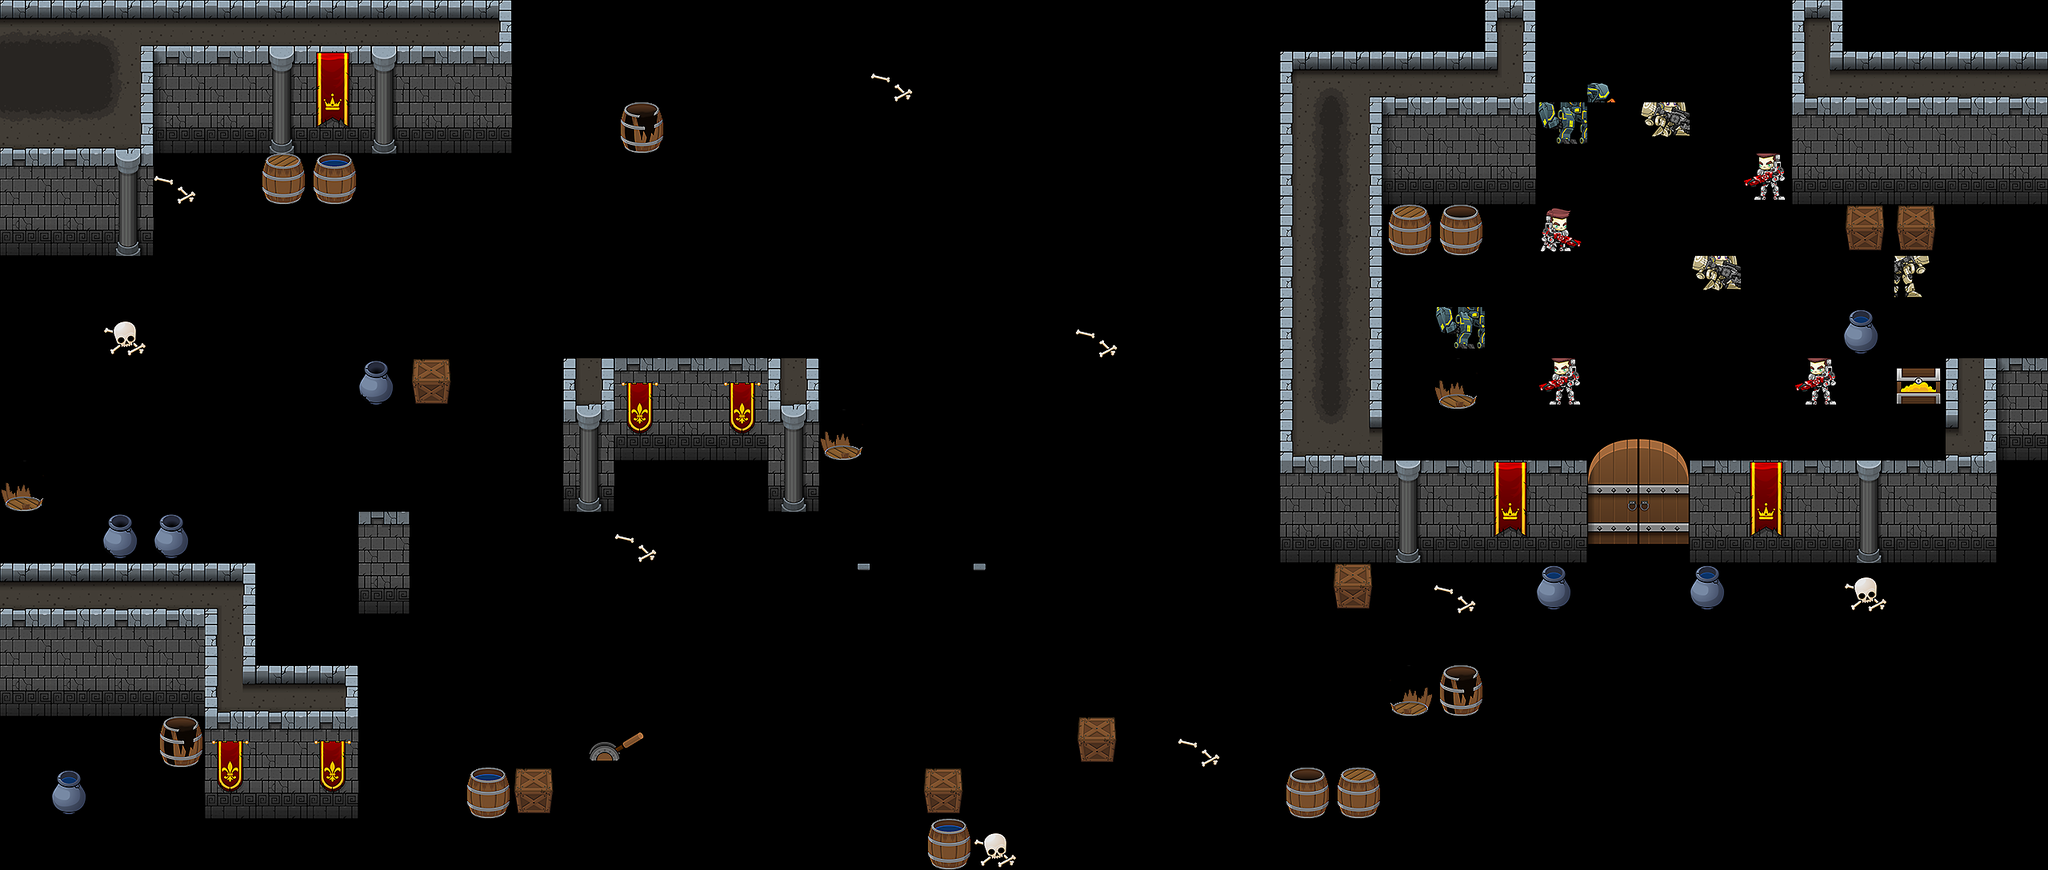

A level layout from a 2D game, rendered from its tile map. Below: a short description, then the map file with tile-grid data replaced by summaries:
An orthogonal 40x17 tile map with 64x64 px tiles, 2 tile layers (onFlour, blockLayer), 4 hidden layers not drawn and 7 objects.

<map version="1.2" tiledversion="1.2.3" orientation="orthogonal" renderorder="right-down" width="40" height="17" tilewidth="64" tileheight="64" infinite="0" nextlayerid="28" nextobjectid="39">
 <tileset firstgid="1" name="tileSheet04-01" tilewidth="64" tileheight="64" tilecount="325" columns="13">
  <image source="tileSheets16-01-19.png" width="832" height="1600" />
  <tile id="27">
   <properties>
    <property name="collide" type="bool" value="true" />
   </properties>
  </tile>
  <tile id="28">
   <properties>
    <property name="collide" type="bool" value="true" />
   </properties>
  </tile>
  <tile id="29">
   <properties>
    <property name="collide" type="bool" value="true" />
   </properties>
  </tile>
  <tile id="30">
   <properties>
    <property name="collide" type="bool" value="true" />
   </properties>
  </tile>
  <tile id="31">
   <properties>
    <property name="collide" type="bool" value="true" />
   </properties>
  </tile>
  <tile id="36">
   <properties>
    <property name="collide" type="bool" value="true" />
   </properties>
  </tile>
  <tile id="176">
   <properties>
    <property name="collide" type="bool" value="true" />
   </properties>
  </tile>
  <tile id="177">
   <properties>
    <property name="collide" type="bool" value="true" />
   </properties>
  </tile>
  <tile id="234">
   <properties>
    <property name="collide" type="bool" value="true" />
   </properties>
  </tile>
  <tile id="235">
   <properties>
    <property name="collide" type="bool" value="true" />
   </properties>
  </tile>
  <tile id="237">
   <properties>
    <property name="collide" type="bool" value="true" />
   </properties>
  </tile>
 </tileset>
 <layer id="21" name="flour" width="40" height="17" visible="0">
  <data>[680 cells, 353 non-empty, 30 distinct tile ids]</data>
 </layer>
 <layer id="22" name="onFlour" width="40" height="17">
  <data>[680 cells, 25 non-empty, 14 distinct tile ids]</data>
 </layer>
 <layer id="23" name="blockLayer" width="40" height="17">
  <data>[680 cells, 181 non-empty, 49 distinct tile ids]</data>
 </layer>
 <layer id="24" name="sinkLayer" width="40" height="17" visible="0">
  <data>[680 cells, 193 non-empty, 7 distinct tile ids]</data>
 </layer>
 <layer id="25" name="onBlockLayer" width="40" height="17" visible="0">
  <data>[680 cells, 36 non-empty, 19 distinct tile ids]</data>
 </layer>
 <objectgroup id="6" name="playerLayer" visible="0">
  <object id="3" gid="178" x="480" y="413" width="64" height="64">
   <properties>
    <property name="type" value="scene1Goal" />
   </properties>
  </object>
  <object id="4" gid="178" x="1185" y="221" width="64" height="64">
   <properties>
    <property name="type" value="scene2Goal" />
   </properties>
  </object>
  <object id="23" gid="178" x="2016" y="861" width="64" height="64">
   <properties>
    <property name="type" value="scene4Goal" />
   </properties>
  </object>
  <object id="35" gid="178" x="287" y="398" width="64" height="64">
   <properties>
    <property name="type" value="playerStartPosition" />
   </properties>
  </object>
  <object id="36" gid="178" x="1318" y="797" width="64" height="64">
   <properties>
    <property name="type" value="scene3Goal" />
   </properties>
  </object>
  <object id="37" gid="178" x="2016" y="413" width="64" height="64">
   <properties>
    <property name="type" value="scene5Goal" />
   </properties>
  </object>
 </objectgroup>
 <objectgroup id="7" name="objectLayer" visible="0">
  <object id="38" gid="181" x="836.333" y="637.667" width="64" height="64">
   <properties>
    <property name="type" value="goldenKey" />
   </properties>
  </object>
 </objectgroup>
 <layer id="26" name="upperLayer" width="40" height="17" visible="0">
  <data>[680 cells, 31 non-empty, 17 distinct tile ids]</data>
 </layer>
</map>
